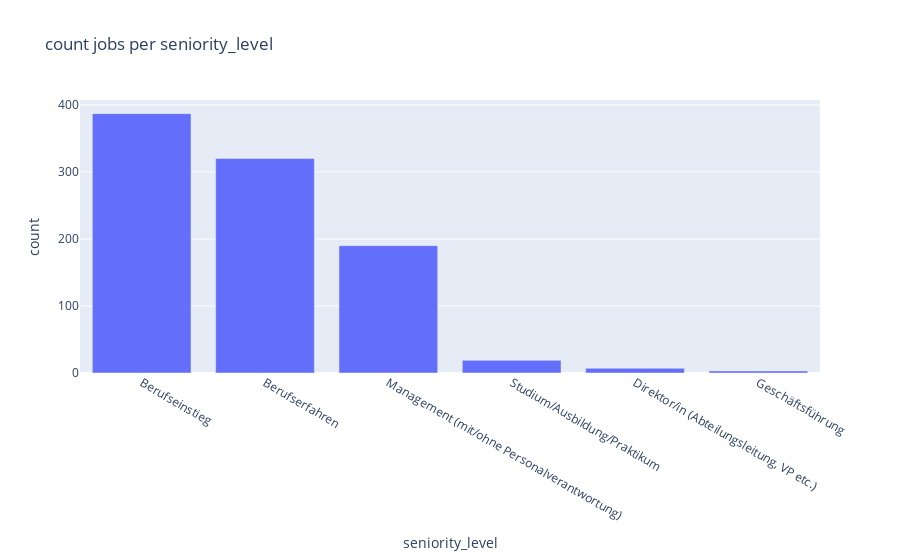

The code cell stored with this chart in its notebook:
### Code cell
seniority = df.groupby(['seniority_level'])['ID'].count().sort_values(ascending=False)
seniority = seniority.drop(index='Keine Angabe')
fig = px.bar(df, x=seniority.index.values, y=seniority, 
             title="count jobs per seniority_level",
            labels={'x':'seniority_level','y':'count'})
fig.show()

### Figure 1 — Plotly figure (JSON) as saved in the notebook; plotly's stock layout.template omitted (floating-point values rounded to 4 significant figures)
{"data": [{"alignmentgroup": "True", "hovertemplate": "seniority_level=%{x}<br>count=%{y}<extra></extra>", "legendgroup": "", "marker": {"color": "#636efa"}, "name": "", "offsetgroup": "", "orientation": "v", "showlegend": false, "textposition": "auto", "type": "bar", "x": ["Berufseinstieg", "Berufserfahren", "Management (mit/ohne Personalverantwortung)", "Studium/Ausbildung/Praktikum", "Direktor/in (Abteilungsleitung, VP etc.)", "Geschäftsführung"], "xaxis": "x", "y": [387, 320, 190, 19, 7, 3], "yaxis": "y"}], "layout": {"barmode": "relative", "legend": {"tracegroupgap": 0}, "title": {"text": "count jobs per seniority_level"}, "xaxis": {"anchor": "y", "domain": [0, 1], "title": {"text": "seniority_level"}}, "yaxis": {"anchor": "x", "domain": [0, 1], "title": {"text": "count"}}}}
